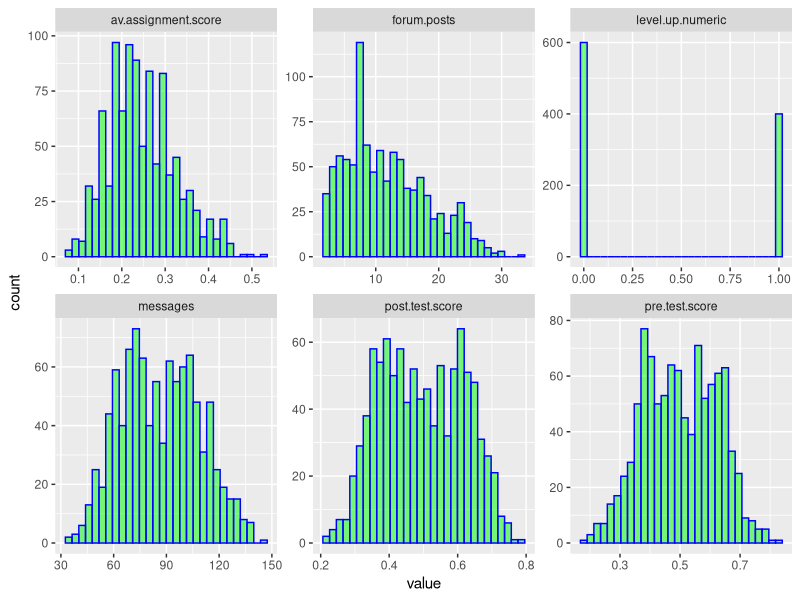
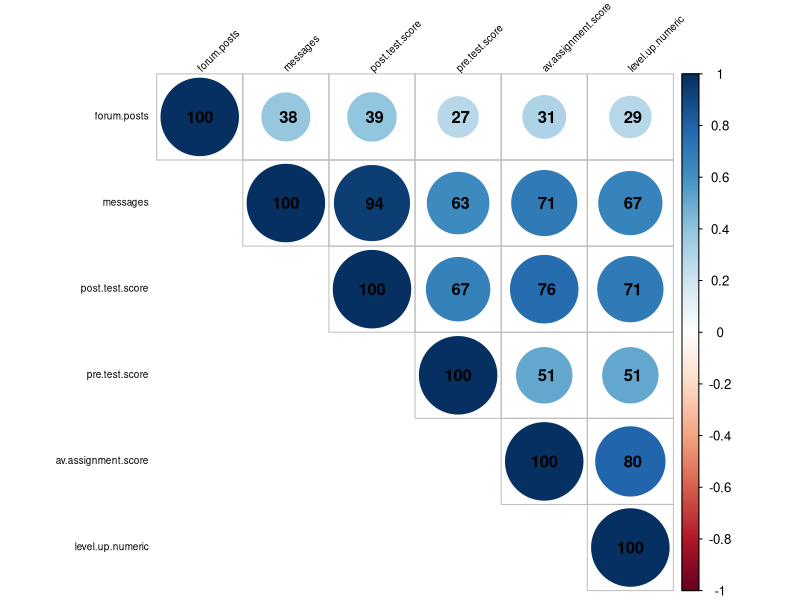
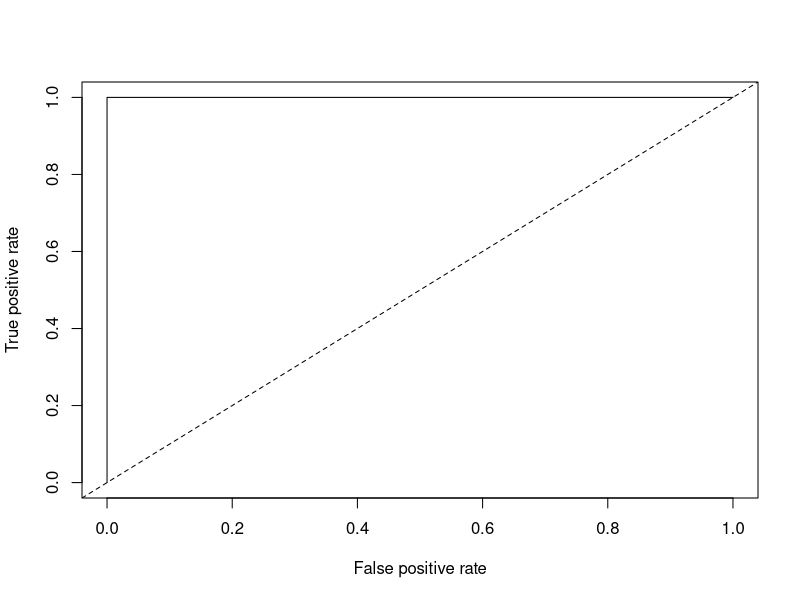
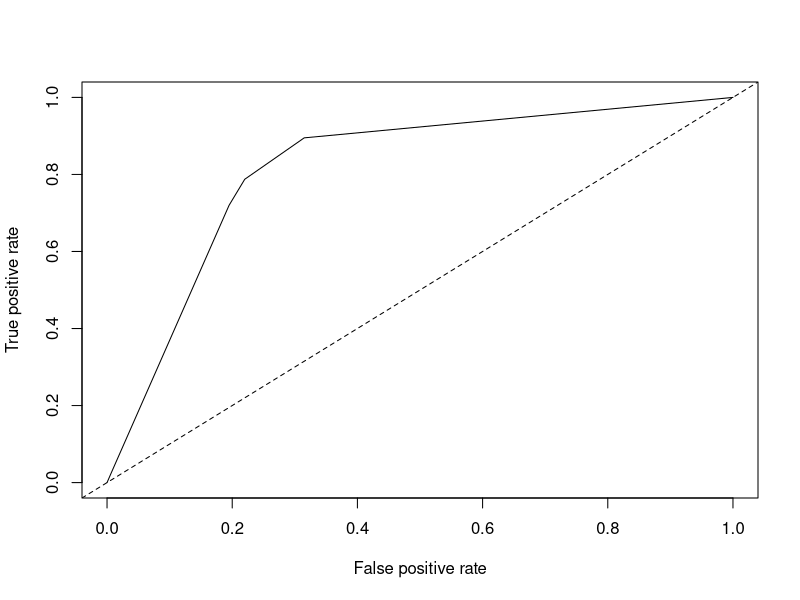

R code for these plots, in order: (Note: this script raises an error after producing the figures.)
## ---- chunk 1
M1 <- read.csv("online.data.csv", sep = ",", header = TRUE)
#change level.up into numberic value No=0 and Y=1
M1$level.up.numeric <- ifelse (M1$level.up == "no", 0, 1)
#drop the original level.up variable 
M1 <- M1 [-7]
## ---- chunk 2
#open a whole bunch of packages
library(ggplot2)
library(dplyr)
library(tidyr)
#Change data to long form so that 
data.long <-gather (M1,'variable','value',2:7)
M2 <- data.long [-1]
M2$value <-as.numeric(M2$value)
## ---- chunk 3
#Start by creating histograms of the distributions for all variables (#HINT: look up "facet" in the ggplot documentation)
ggplot(M2, aes (value,..count..)) + geom_histogram(alpha = 0.5, fill="green", col="blue") + facet_wrap (~variable, scales = 'free')

#Then visualize the relationships between variables
#dropping ID
M3 <- M1 [-1]
library(corrplot)
COR <- cor(M3)
corrplot (COR, order="AOE", method="circle", tl.pos="lt", type="upper",        
tl.col="black", tl.cex=0.6, tl.srt=45, 
        addCoef.col="black", addCoefasPercent = TRUE,
        sig.level=0.50, insig = "blank")

#Try to capture an intution about the data and the relationships
#It seems to me that level up correlates to av.assignement, messages and post.test.socore
# On the other hand, messages are strongly correlated with post.test.score and also the average assignment score so I am not sure what is the third variable here.

## ---- chunk 4
#Create a classification tree that predicts whether a student "levels up" in the online course using three variables of your choice (As we did last time, set all controls to their minimums)
library(rpart)
library(party)

#Plot and generate a CP table for your tree 
c.tree <- rpart(M1$level.up.numeric~ M1$pre.test.score + M1$post.test.score + M1$av.assignment.score, method="class", data=M1) #Notice the standard R notion for a formula X ~ Y

#Look at the error of this tree
printcp(c.tree)
#Root node error: 400/1000 = 0.4
#n= 1000 

#    CP nsplit rel error xerror     xstd
#1 0.93      0      1.00   1.00 0.038730
#2 0.07      1      0.07   0.07 0.013042
#3 0.01      2      0.00   0.00 0.000000
#Plot the tree
post(c.tree, file = "tree.ps", title = "Level Up Graph where 1=Level and 0=Not able to level up")

#Generate a probability value that represents the probability that a student levels up based your classification tree 

M1$pred <- predict(c.tree, type = "prob")[,2]
#Last class we used type = "class" which predicted the classification for us, this time we are using type = "prob" to see the probability that our classififcation is based on.

#Now you can generate the ROC curve for your model. You will need to install the package ROCR to do this.
#install.packages("ROCR")
#install.packages("gplots")
library(ROCR)

#Plot the curve
pred.detail <- prediction(M1$pred, M1$level.up) 
plot(performance(pred.detail, "tpr", "fpr"))
abline(0, 1, lty = 2)

#Calculate the Area Under the Curve
unlist(slot(performance (pred.detail,"auc"), "y.values" ))
# [1] 1

#Unlist liberates the AUC value from the "performance" object created by ROCR

#Now repeat this process, but using the variables you did not use for the previous model and compare the plots & results of your two models. Which one do you think was the better model? Why?

c.tree2 <- rpart(M1$level.up.numeric~ M1$pre.test.score + M1$forum.posts, method="class", data=M1) 
printcp(c.tree2)
#Root node error: 400/1000 = 0.4
#n= 1000 

#     CP nsplit rel error xerror     xstd
#1 0.3925      0    1.0000 1.0000 0.038730
#2 0.0300      1    0.6075 0.6075 0.033907
#3 0.0200      2    0.5775 0.6100 0.033954
#4 0.0150      3    0.5575 0.5975 0.033716
#5 0.0100      4    0.5425 0.5825 0.033421
#Plot the tree
post(c.tree2, file = "tree2.ps", title = "Level Up Graph where 1=Level and 0=Not able to level up")

#Generate a probability value that represents the probability that a student levels up based your classification tree 

M1$pred2 <- predict(c.tree2, type = "prob")[,2]
#Last class we used type = "class" which predicted the classification for us, this time we are using type = "prob" to see the probability that our classififcation is based on.

#Now you can generate the ROC curve for your model. You will need to install the package ROCR to do this.
#install.packages("ROCR")
#install.packages("gplots")
library(ROCR)

#Plot the curve
pred.detail2 <- prediction(M1$pred2, M1$level.up) 
plot(performance(pred.detail2, "tpr", "fpr"))
abline(0, 1, lty = 2)

#Calculate the Area Under the Curve
unlist(slot(performance (pred.detail2,"auc"), "y.values" ))
# [1] 0.8180375

# Model 1 is so much better, I mean... just look at the graph!!!

## ---- chunk 5
#Look at the ROC plot for your first model. Based on this plot choose a probability threshold that balances capturing the most correct predictions against false positives. Then generate a new variable in your data set that classifies each student according to your chosen threshold.

M1$threshold.pred1 <- ifelse(M1$pred> 0.9, 1, 0) #very high threadhold
table1 <- table(M1$threshold.pred1, M1$level.up.numeric)
#      0   1
#  0 600   0
#  1   0 400
#Now generate three diagnostics:

D1$accuracy.model1 <- (600+400)/1000
# 100%
D1$precision.model1 <- 400/(400+0)
# 100%
D1$recall.model1 <- 400/(400+0)
# 100%

#Finally, calculate Kappa for your model according to:

#Convert to matrix
matrix1 <- as.matrix(table1)

#Calculate kappa
kappa(matrix1, exact = TRUE)/kappa(matrix1)
#[1] 1.153846


#Now choose a different threshold value and repeat these diagnostics. What conclusions can you draw about your two thresholds?

M1$threshold.pred2 <- ifelse(M1$pred> 0.2, 1, 0) #very low threadhold
table2 <- table(M1$threshold.pred2, M1$level.up.numeric)
#      0   1
#  0 600   0
#  1   0 400
#Now generate three diagnostics:

D1$accuracy.model1 <- (600+400)/1000
# 100%
D1$precision.model1 <- 400/(400+0)
# 100%
D1$recall.model1 <- 400/(400+0)
# 100%

#Finally, calculate Kappa for your model according to:

#Convert to matrix
matrix2 <- as.matrix(table2)

#Calculate kappa
kappa(matrix2, exact = TRUE)/kappa(matrix2)
#[1] 1.153846. It's not that much different!!!!
####################################################
#Let's try a different (worse) model?

M1$threshold.pred3 <- ifelse(M1$pred2> 0.9, 1, 0) #very high threadhold
table3 <- table(M1$threshold.pred3, M1$level.up.numeric)
#Finally, calculate Kappa for your model according to:
#Convert to matrix
matrix3 <- as.matrix(table3)
#Calculate kappa
kappa(matrix3, exact = TRUE)/kappa(matrix3)
#[1] 1

### Then....


M1$threshold.pred4 <- ifelse(M1$pred2> 0.2, 1, 0) #very low threadhold
table4 <- table(M1$threshold.pred4, M1$level.up.numeric)
#Finally, calculate Kappa for your model according to:
#Convert to matrix
matrix4 <- as.matrix(table4)
#Calculate kappa
kappa(matrix4, exact = TRUE)/kappa(matrix4)
#[1] 0.9863223

### Finally, we can see some differences here! It's because the first model was too good (overfit?), to show the difference in kappa here model 2 is better.
